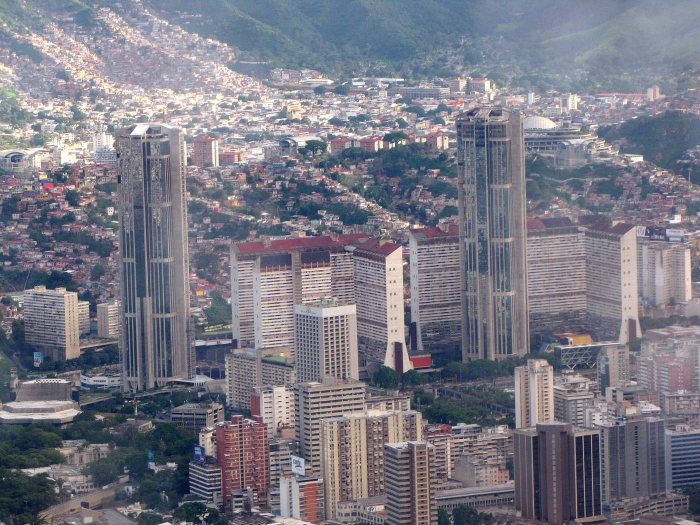
#> input picture site/assets/img/cities/caracas.jpg, 1400 x 1050 px (shown at 1/2 size)
$ python -i build_data.py   (imports and definitions only)
#> lines starting #> are read from the running program, lines starting #| are printed output that depends on the picture
"""Normalize scraped brocap.com content (ref/*.json) into src/data/site.json."""
import html, json, re, shutil, os, subprocess, unicodedata

MONTHS = ['january', 'february', 'march', 'april', 'may', 'june', 'july', 'august', 'september', 'october',
          'november', 'december']

NAME_FIX = {
  'BANCO DI CARIBE': 'Banco di Caribe',
  'BELIZE CREDITORS COMMITTEE': 'Belize Creditors Committee',
  'COLFIRE': 'Colonial Fire & General Insurance (COLFIRE)',
  'COMMONWEALTH OF PUERTO RICO - ERS': 'Puerto Rico Employees Retirement System',
  'Commonwealth of Puerto Rico – COFINA': 'Puerto Rico Sales Tax Financing Corp. (COFINA)',
  'CREDITO REAL USA': 'Crédito Real USA Finance',
  'FIP DOLOMITAS AND NI* VENTURES': 'FIP Dolomitas and NI* Ventures',
  'GFN': 'Grupo Financiero Nacional',
  'GLOBAL PACKAGING GROUP': 'Global Packaging Group',
  'GUARDIAN GROUP': 'Guardian Group',
  'KOHLER CO.': 'Kohler Co.',
  'MASSY': 'Massy',
  'OURONOVA': 'ouronova',
  'THE COMMITTEE OF CAP CANA BONDHOLDERS': 'Cap Cana Bondholders Committee',
  'TRINIDAD PETROLEUM HOLDINGS LIMITED– PETROTRIN': 'Trinidad Petroleum Holdings (Petrotrin)',
  'UNICURITIBA': 'UniCuritiba',
  'Ansa McAl': 'ANSA McAL',
  'Province of Buenos Aires Committee': 'Province of Buenos Aires',
  'Province of Cordoba Creditors Committee': 'Province of Córdoba',
  'Ecuador Creditors Committee': 'Republic of Ecuador',
  'Indura Beach & Golf Resort (Phase I)': 'Indura Beach & Golf Resort (Phase I)',
  'Instacredit Debt Raise': 'Instacredit',
  'Latin American Agribusiness Development Corp. ("LAAD")': 'Latin American Agribusiness Development Corp.',
}

COUNTRY_FIX = {
  'Trinidad': 'Trinidad & Tobago', 'Trinidad and Tobago': 'Trinidad & Tobago', 'USA': 'United States',
  'Panamá': 'Panama', 'Curacao and Dutch Caribbean': 'Curaçao', 'Government of Belize': 'Belize',
  'Trinidad, Barbados, Jamaica': 'Trinidad, Barbados & Jamaica', 'Trinidad & Tobago and Barbados':
  'Trinidad & Tobago, Barbados',
}

REGIONS = {
  'Brazil': ['Brazil'],
  'Mexico': ['Mexico'],
  'South America': ['Argentina', 'Colombia', 'Ecuador', 'Peru', 'Bolivia'],
  'Central America': ['Costa Rica', 'El Salvador', 'Guatemala', 'Honduras', 'Panama', 'Belize'],
  'Caribbean': ['Trinidad & Tobago', 'Dominican Republic', 'Puerto Rico', 'Barbados', 'Jamaica', 'Grenada',
                'Curaçao', 'Antigua', 'St. Lucia', 'Haiti', 'Bahamas', 'St. Kitts & Nevis', 'Caribbean',
                'Trinidad, Barbados & Jamaica', 'Trinidad & Tobago, Barbados'],
  'U.S. & Europe': ['United States', 'Spain', 'Switzerland'],
}
REGION_OF = {c: r for r, cs in REGIONS.items() for c in cs}

SECTORS = [
  ('Sovereign & Public', r'sovereign|municipal|province'),
  ('Financial Services', r'financ|bank|insurance|transatlantic'),
  ('Energy & Natural Resources', r'oil|energy|mining|bioenergy|pulp'),
  ('Infrastructure & Logistics', r'logistic|transport|maritime|port|infrastructure|parking'),
  ('Technology, Media & Telecom', r'tech|software|telecom|broadband|cable|media|publishing|broadcast|printing|office'),
  ('Industrials & Chemicals', r'industr|chemical|agrochem|cement|construction|packaging|manufactur|automotive|'
                              r'environment|conglomerate'),
  ('Consumer, Health & Education', r'pharma|health|retail|beverage|beer|consumer|education|hospitality|real estate|'
                                    r'agribusiness'),
]

PRACTICES = {
  'ma': 'Mergers & Acquisitions',
  'restructuring': 'Financial Restructuring',
  'placements': 'Capital Raising',
  'valuations': 'Valuations & Fairness Opinions',
}

ACRONYMS = {'AGS', 'ERS', 'COFINA', 'TPHL', 'FMO', 'DEG', 'ANSA', 'USA', 'VIX', 'S.A.', 'II'}
SMALL = {'a', 'an', 'and', 'as', 'at', 'by', 'for', 'in', 'of', 'on', 'or', 'the', 'to', 'with', 'di'}
WORD_FIX = {'Mcal': 'McAL', 'Ouronova': 'ouronova', 'Broadspan': 'BroadSpan', "Brazil'S": "Brazil's",
            "Salvador'S": "Salvador's", "Rica'S": "Rica's", "Argentina'S": "Argentina's", "France'S": "France's",
            'Tphl’S': 'TPHL’s', 'Aires’': 'Aires’', 'Belize’S': 'Belize’s', 'Brazil’S': 'Brazil’s', 'Latam': 'LatAm',
            'Province’S': 'Province’s', 'A.r.': 'A.R.', 'Court-appointed': 'Court-Appointed',
            'Colfire': 'COLFIRE', 'Tphl’s': 'TPHL’s', 'Cordoba': 'Córdoba', 'Negrao': 'Negrão', 'Quimicas': 'Químicas'}


# [52 lines left out: functions title_case, parse_date, parse_value, sector_group, not called in this run]


FLAGS = {
  'Brazil': 'br', 'Trinidad & Tobago': 'tt', 'Dominican Republic': 'do', 'United States': 'us', 'Mexico': 'mx',
  'Colombia': 'co', 'Belize': 'bz', 'Puerto Rico': 'pr', 'Barbados': 'bb', 'Costa Rica': 'cr', 'Spain': 'es',
  'Argentina': 'ar', 'El Salvador': 'sv', 'Curaçao': 'cw', 'Panama': 'pa', 'Jamaica': 'jm', 'Grenada': 'gd',
  'Guatemala': 'gt', 'Antigua': 'ag', 'St. Lucia': 'lc', 'Haiti': 'ht', 'Bahamas': 'bs', 'Honduras': 'hn', 'Peru': 'pe',
  'Ecuador': 'ec', 'Switzerland': 'ch', 'St. Kitts & Nevis': 'kn', 'Bolivia': 'bo',
  'Trinidad, Barbados & Jamaica': 'tt bb jm', 'Trinidad & Tobago, Barbados': 'tt bb',
}

# Sharper Wikimedia Commons artwork for deals whose brocap.com logo is too small; coats of arms are rasterized.
LOGO_OVERRIDE = {
  'Republic of Ecuador': 'ecuador', 'Province of Buenos Aires': 'buenos-aires',
  'Province of Córdoba': 'cordoba', 'Puerto Rico Employees Retirement System': 'puerto-rico',
  'Puerto Rico Sales Tax Financing Corp. (COFINA)': 'puerto-rico', 'Zurich Insurance Group': 'zurich',
  'EOG Resources': 'eog', 'Kohler Co.': 'kohler', 'Sandals Resort': 'sandals', 'Belize Creditors Committee': 'belize',
  'Banco Sabadell': 'sabadell', 'Nortel Networks': 'nortel', 'SNC Lavalin': 'snc-lavalin',
  "The Grenada Creditor's Committee": 'grenada', 'Grenada Creditors Committee': 'grenada',
}
# Sharper artwork kept in the repo, outside the logos folder this script rebuilds: deal name -> path under site/.
# [1 line not run here, left out]
RASTERIZE = {'ecuador', 'buenos-aires', 'cordoba', 'puerto-rico', 'belize', 'grenada'}

# brocap.com "logos" that are only typed names; rendered as text instead.
TEXT_LOGOS = {'Pica de Hule Natural, S.A.', 'Caribbean Project Acquisition, LLC', 'Ático Florestal FIP',
              'Benoit, Wallerius, FASA', 'HNB Acquisition Corp.'}

FEATURED = [
  ('Republic of Ecuador', 'Advising the Ecuador Steering Committee', 'on the restructuring of Ecuador’s sovereign debt',
   'Co-Financial Advisor'),
  ('Bancolombia', 'Advising Bancolombia', 'on the settlement of the obligations of ATN3, a subsidiary of Abengoa Perú',
   'Exclusive Financial Advisor'),
  ('Province of Buenos Aires', 'Advising the Bondholder Steering Committee',
   'on the restructuring of the Province of Buenos Aires’ external debt', 'Financial Advisor'),
  ('EOG Resources', 'Advising EOG Resources', 'on the sale of its equity interests in two Caribbean ammonia plants',
   'Financial Advisor'),
  ('Puerto Rico Employees Retirement System', 'Advising the UBS Puerto Rico Family of Funds',
   'on the restructuring of the Employees Retirement System’s debt', 'Exclusive Financial Advisor'),
  ('Banco Sabadell', 'Advising Banco Sabadell', 'on its acquisition of Mellon United National Bank from BNY Mellon',
   'Exclusive Financial Advisor'),
  ('Sandals Resort', 'Advising Sandals Resorts', 'on the sale of Grand Pineapple Beach Antigua to Elite Island Resorts',
   'Exclusive Financial Advisor'),
]

# (normalized deal name, completion year, description keyword, deal page); the keyword separates same-month AGS deals.
DEAL_PAGES = [
  ('ouronova', 2026, '', 'ouronova'), ('Bancolombia', 2025, '', 'bancolombia'), ('Boa Praça', 2024, '', 'boa-praca'),
  ('Grupo Imsa', 2024, '', 'grupo-imsa'), ('Agencias Universales S.A. (“AGS”)', 2024, 'Omni', 'ags-omni'),
  ('Agencias Universales S.A. (“AGS”)', 2024, 'Savage', 'ags-ar-savage'), ('Grupo Vargas', 2023, '', 'arsal'),
  ('Crédito Real USA Finance', 2023, '', 'bepensa'), ('Colonial Fire & General Insurance (COLFIRE)', 2023, '', 'colfire'),
  ('Agencias Universales', 2023, '', 'agunsa-carver'), ('Banco di Caribe', 2022, '', 'banco-di-caribe'),
  ('Servicarga', 2022, '', 'servicarga'), ('Puerto Rico Employees Retirement System', 2022, '', 'puerto-rico-ers'),
  ('Province of Buenos Aires', 2021, '', 'buenos-aires'), ('Milfra', 2021, '', 'milfra'),
  ('Seal Telecom', 2021, '', 'seal-telecom'), ('ANSA McAL', 2021, '', 'ansa-mcal'), ('Province of Córdoba', 2021, '', 'cordoba'),
  ('Republic of Ecuador', 2020, '', 'ecuador'), ('Belize Creditors Committee', 2020, '', 'belize-2020'),
  ('FMO & DEG', 2020, '', 'fmo-deg'), ('Trinidad Petroleum Holdings (Petrotrin)', 2019, '', 'petrotrin'),
  ('Puerto Rico Sales Tax Financing Corp. (COFINA)', 2019, '', 'cofina'), ('Cap Cana Bondholders Committee', 2017, '', 'cap-cana'),
  ('Belize Creditors Committee', 2017, '', 'belize-2017'), ("The Grenada Creditor's Committee", 2015, '', 'grenada'),
]

NEWS_PAGES = {
  'ouronova-March-2026.pdf': 'ouronova', 'Bancolombia2025.pdf': 'bancolombia', 'GrupoBoa.pdf': 'boa-praca',
  'IMSA-Press-Release.pdf': 'grupo-imsa', 'Omni-02-24.pdf': 'ags-omni', 'Arsal11-23.pdf': 'arsal',
  'Savage-02-24.pdf': 'ags-ar-savage',
  'BroadSpan-Advises-Bepensa-on-Acquisition-of-Credito-Real-USA-Finance.pdf': 'bepensa',
  'BroadSpan-Advises-Court-Appointed-Liquidators-on-Sale-of-COLFIRE.pdf': 'colfire', 'Carver-02-23.pdf': 'agunsa-carver',
  'BroadSpan-Advises-the-Central-Bank-of-Curacao-and-Sint-Maartenon-in-the-Sale-of-Banco-di-Caribe.pdf': 'banco-di-caribe',
  'Servicarga-Deal-Announcement.pdf': 'servicarga', 'Milfra.pdf': 'milfra', 'Seal-Telecom.pdf': 'seal-telecom',
  'Caribbean-Baroda.pdf': 'ansa-mcal', 'Cordoba.pdf': 'cordoba',
  '20210112-Bondholder-Group-of-the-Province-of-Cordoba-in-Support-of-Amended-Consent-Solicitation.pdf': 'cordoba',
  '20200723-Committee-Members-Intend-to-Support-Belize-Consent-Solicitation.pdf': 'belize-2020', 'Ushuaia.pdf': 'fmo-deg',
  '20200604-Ecuador-Bondholders-Announce-Organization.pdf': 'ecuador',
  '20200422-Bondholders-Reject-the-Province-of-Buenos%20Aires-Restructuring-Proposal.pdf': 'buenos-aires',
  '20190606-Bondholder-Committee-Supports-TPHL-Amended-Exchange-Offer.pdf': 'petrotrin',
  '20190416-BroadSpan-Advises-Bondholders-in-PuertoRico-COFINA-Restructuring.pdf': 'cofina',
  '20190203-Bondholder-Committee-Supports-Buenos-Aires-Amended-2021-Consent-Solicitation.pdf': 'buenos-aires',
  '20170828-BroadSpan-Advises-Bondholders-inCap-Cana-Debt-Restructuring.pdf': 'cap-cana',
  '20161116-Belize-Coordinating-Committee-Announces-Formation.pdf': 'belize-2017',
  '20150410-Grenada-Steering-Committee-Confirms-Key-Restructuring-Terms-Agreed-in-Principle.pdf': 'grenada',
}


def slug(s):
  ascii_s = unicodedata.normalize('NFKD', s).encode('ascii', 'ignore').decode()
  return re.sub(r'[^a-z0-9]+', '-', ascii_s.lower()).strip('-')


def deal_page(name, year, desc):
  slug = next((s for n, y, k, s in DEAL_PAGES if n == name and y == year and k in desc), None)
  return slug and f'deal-{slug}.html'


# [6 lines left out: function news_page, not called in this run]


def trim_logo(src, dst):
  """Crops near-white margins so logos of different source sizes render at a consistent visual weight."""
#> called with src = '../site/assets/img/cities/caracas.jpg', dst = 'out.png'
  from PIL import Image, ImageChops
  im = Image.open(src).convert('RGBA')
  flat = Image.new('RGBA', im.size, (255, 255, 255, 255))
#> flat: PIL image 1400x1050 RGBA; every value is 255
  flat.alpha_composite(im)
  diff = ImageChops.difference(flat.convert('RGB'), Image.new('RGB', im.size, (255, 255, 255)))
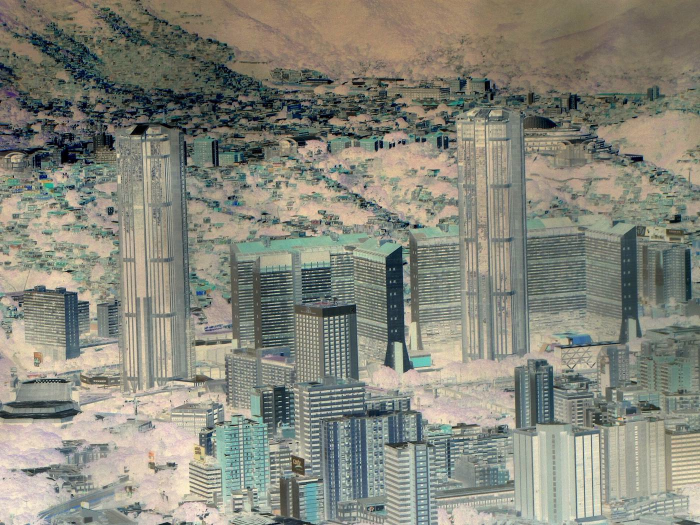
#> diff: PIL image 1400x1050 RGB (shown at 1/2 size); mean R, G, B 134.1, 134.6, 122.9
  bbox = diff.point(lambda p: 255 if p > 24 else 0).getbbox()
#> bbox = (0, 0, 1400, 1050)
  if bbox:
    flat = flat.crop(bbox)
  flat.convert('RGB').save(dst, quality=92)


# [78 lines left out: functions logo_for, deals, news, not called in this run]


RANK = ['Chairman', 'Senior Managing Director', 'Managing Director', 'Board Member', 'Senior Advisor', 'Director',
        'Vice President', 'Associate', 'Analyst']
# Headshots sourced outside brocap.com, kept in the repo; they win over the scraped staff photos.
TRACKED_PHOTOS = 'assets/img/team-photos'
EXEC_COMMITTEE = {'Michael L. Gerrard', 'Leonardo Antunes', 'Noah Kessler'}
BOARD = EXEC_COMMITTEE | {'Gonzalo Valdes-Fauli', 'Timothy Davis'}


# [65 lines left out: functions team, research, main, not called in this run]


# [1 line not run here, left out]

>>> result = trim_logo('../site/assets/img/cities/caracas.jpg', 'out.png')

$ run again, on site/assets/img/deals/belize-coast.jpg
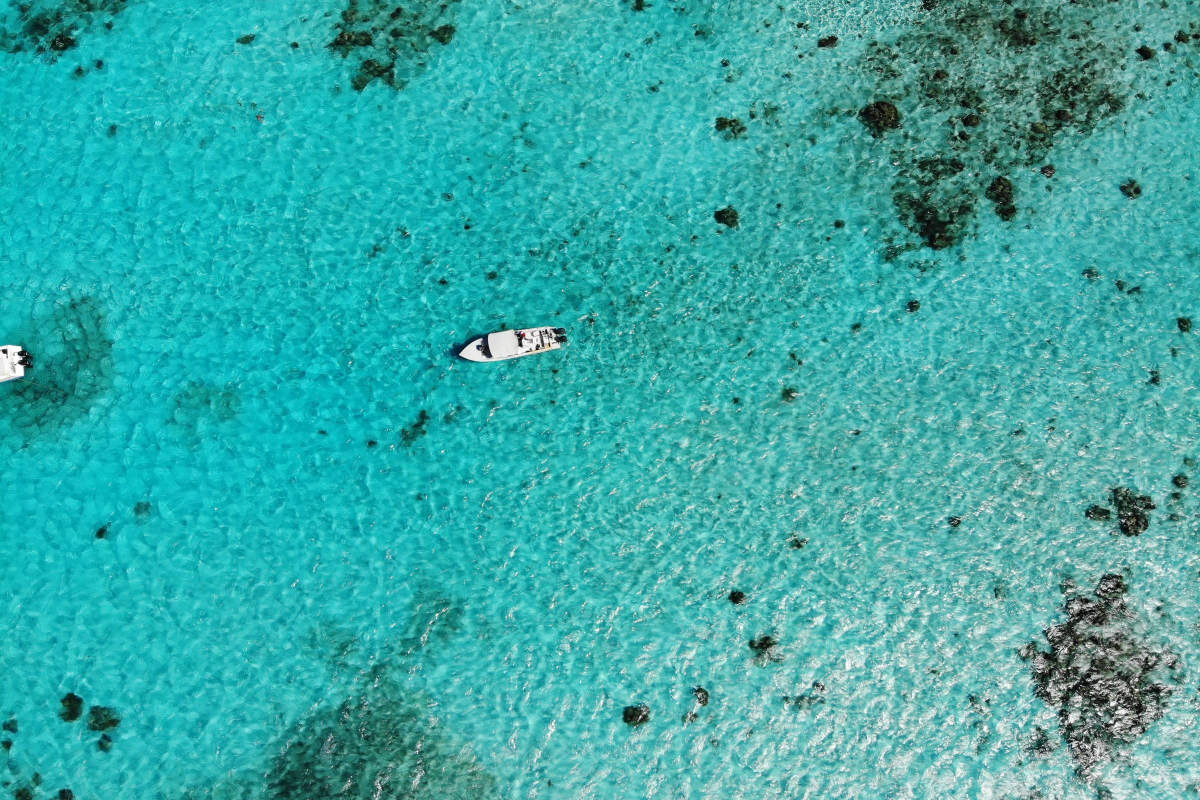
#> input picture site/assets/img/deals/belize-coast.jpg, 2400 x 1600 px (shown at 1/2 size)
#> flat: PIL image 2400x1600 RGBA; every value is 255
#> in trim_logo, `diff = ImageChops.difference(flat.convert('RGB'), Image.new('RGB', im...`:
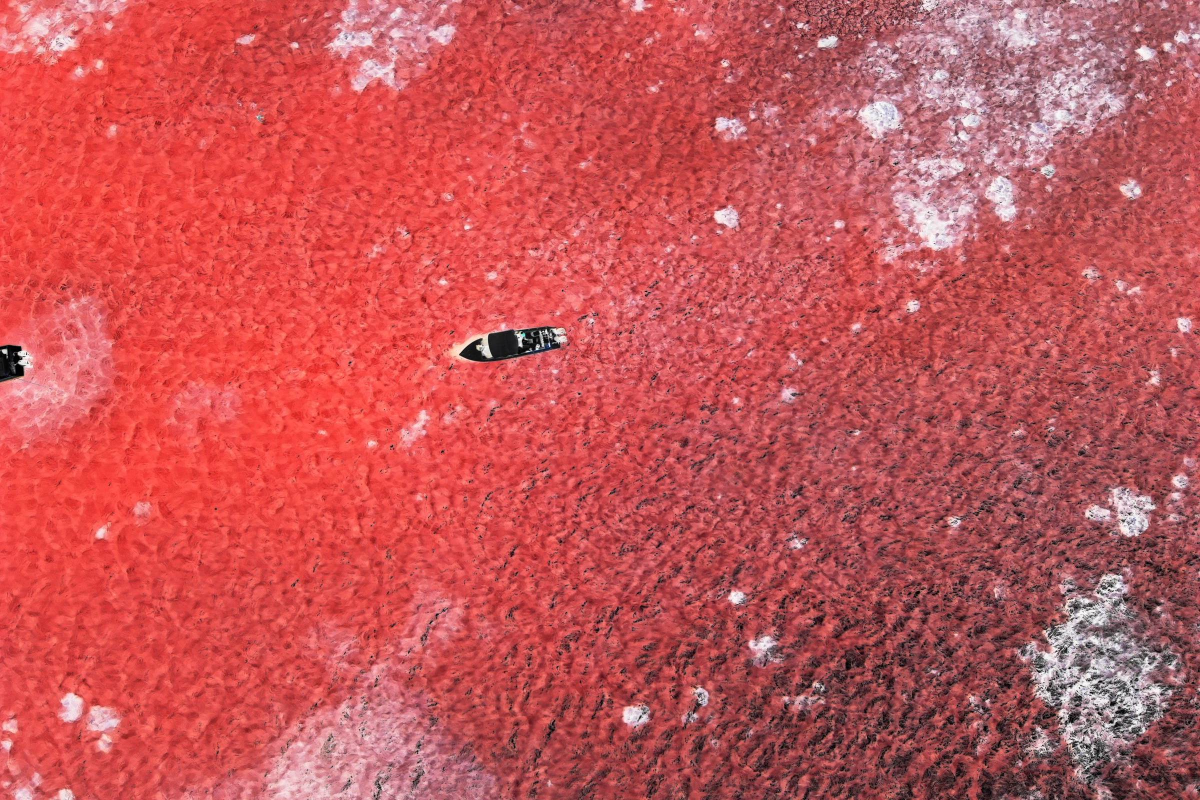
#> diff: PIL image 2400x1600 RGB (shown at 1/2 size); mean R, G, B 197.5, 84.6, 87.4
#> bbox = (0, 0, 2400, 1600)

$ run again, on site/assets/img/deals/belize-dock.jpg
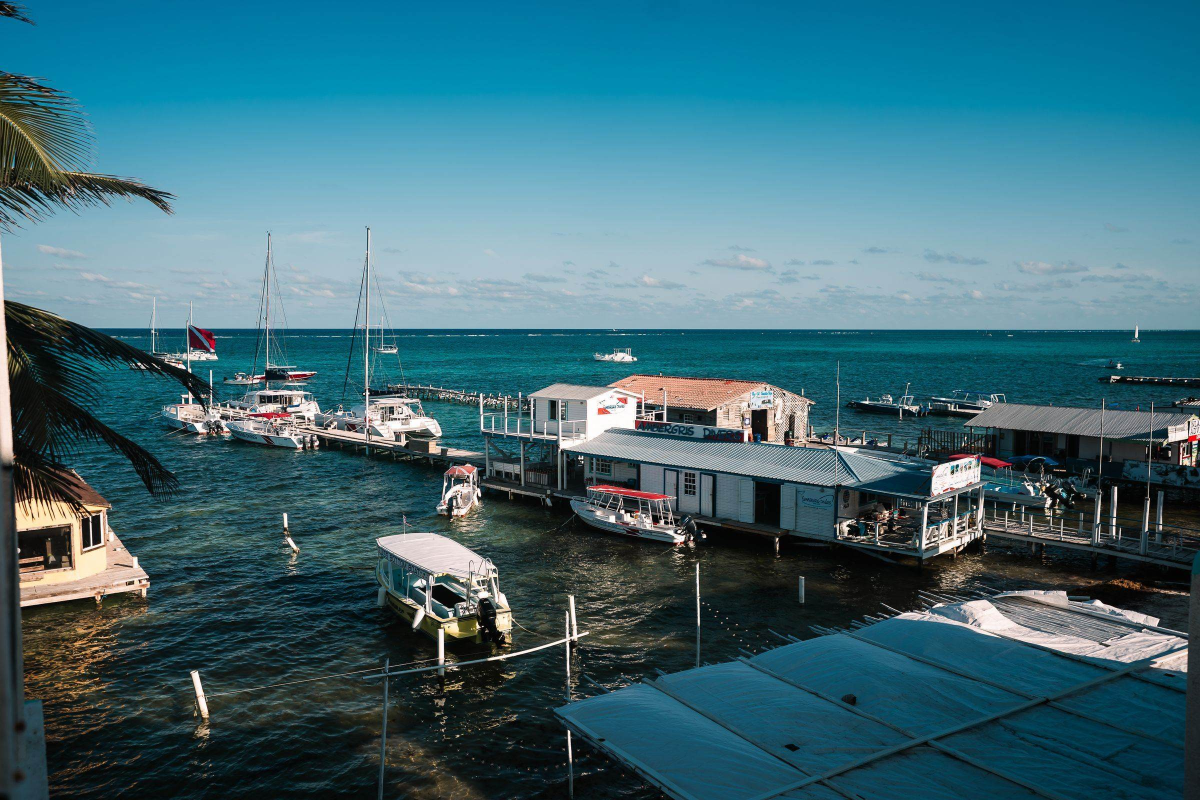
#> input picture site/assets/img/deals/belize-dock.jpg, 2400 x 1600 px (shown at 1/2 size)
#> flat: PIL image 2400x1600 RGBA; every value is 255
#> in trim_logo, `diff = ImageChops.difference(flat.convert('RGB'), Image.new('RGB', im...`:
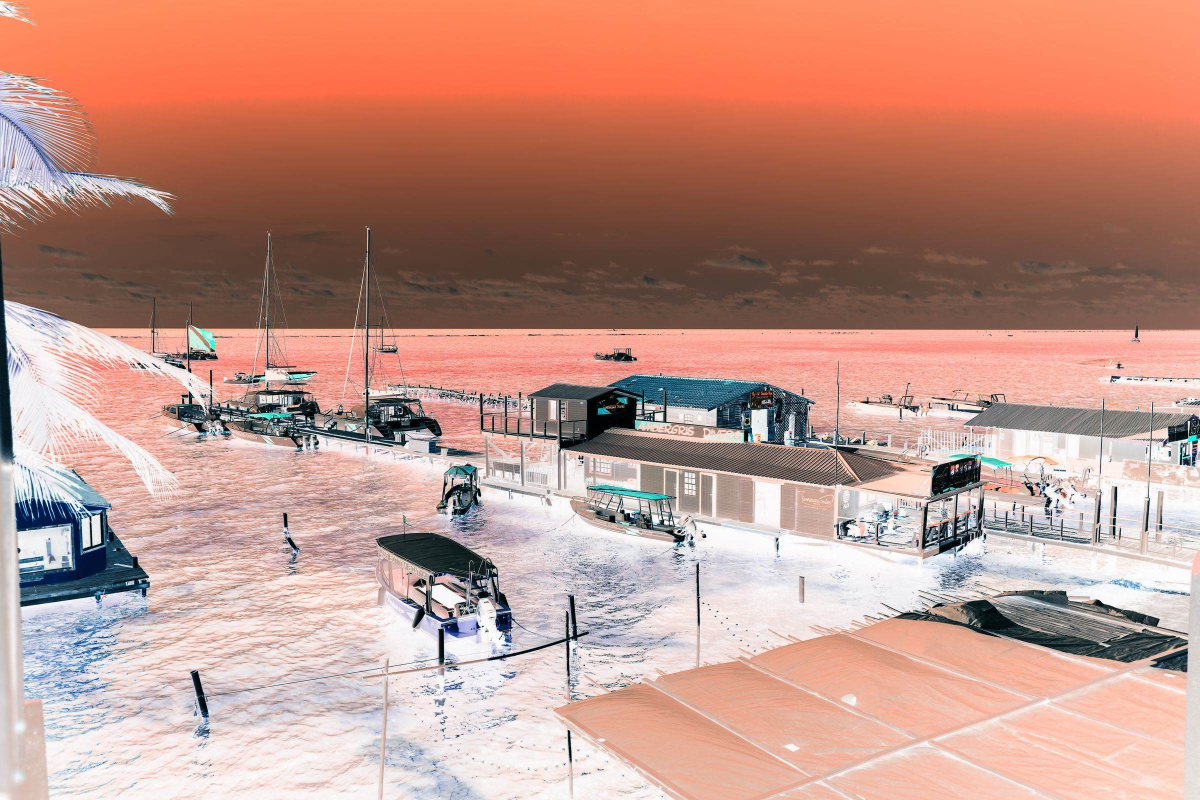
#> diff: PIL image 2400x1600 RGB (shown at 1/2 size); mean R, G, B 193.1, 148.7, 136.2
#> bbox = (0, 0, 2400, 1600)

$ run again, on site/assets/img/photos/boardroom.jpg
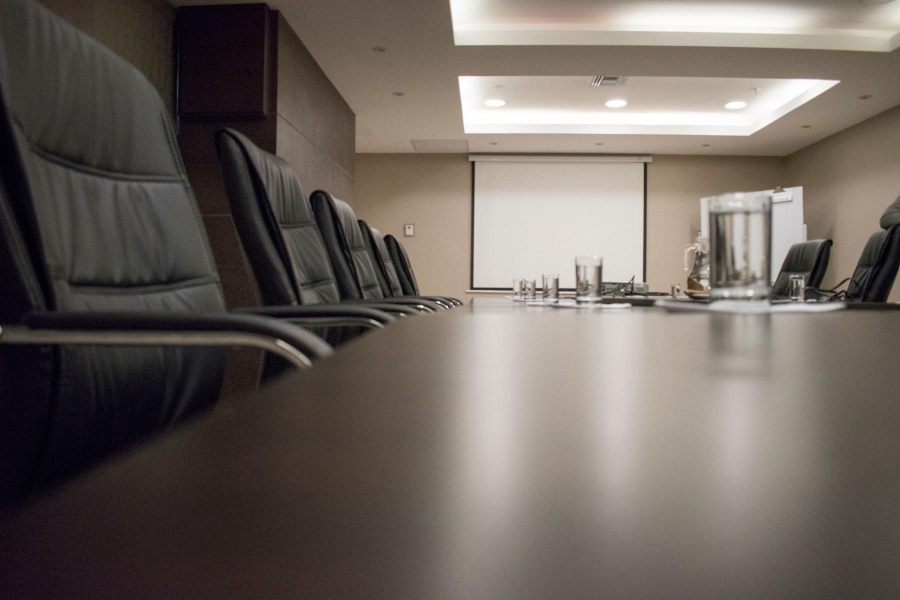
#> input picture site/assets/img/photos/boardroom.jpg, 1800 x 1200 px (shown at 1/2 size)
#> flat: PIL image 1800x1200 RGBA; every value is 255
#> in trim_logo, `diff = ImageChops.difference(flat.convert('RGB'), Image.new('RGB', im...`:
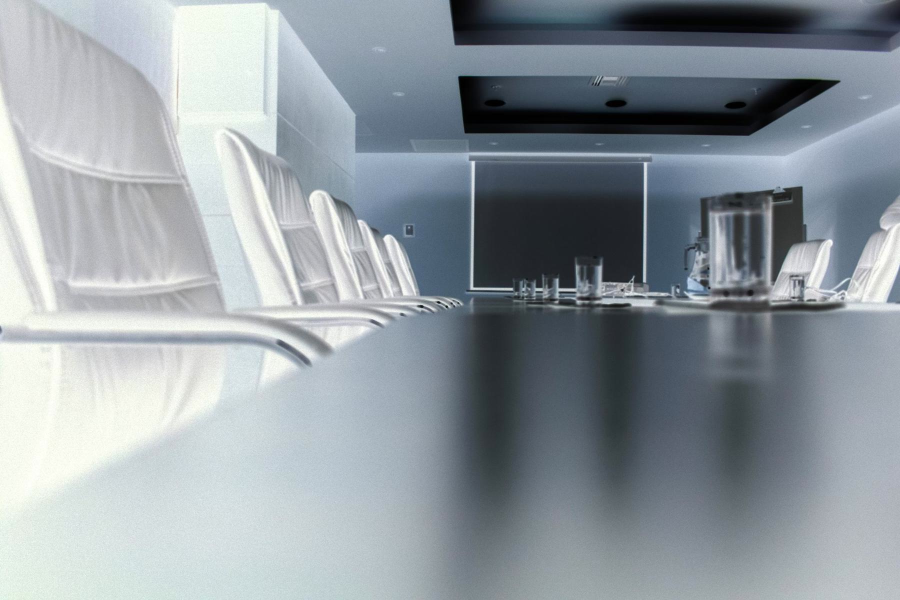
#> diff: PIL image 1800x1200 RGB (shown at 1/2 size); mean R, G, B 145.7, 154.3, 160.5
#> bbox = (0, 0, 1800, 1200)
